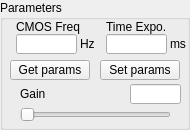
    <widget class="QGroupBox" name="PARAMS_STATIC">
     <property name="geometry">
      <rect>
       <x>10</x>
       <y>230</y>
       <width>190</width>
       <height>130</height>
      </rect>
     </property>
     <property name="mouseTracking">
      <bool>false</bool>
     </property>
     <property name="title">
      <string>Parameters</string>
     </property>
     <widget class="QLabel" name="GAIN_STATIC">
      <property name="geometry">
       <rect>
        <x>20</x>
        <y>87</y>
        <width>28</width>
        <height>14</height>
       </rect>
      </property>
      <property name="mouseTracking">
       <bool>false</bool>
      </property>
      <property name="text">
       <string>Gain</string>
      </property>
      <property name="alignment">
       <set>Qt::AlignLeading|Qt::AlignLeft|Qt::AlignVCenter</set>
      </property>
     </widget>
     <widget class="QLineEdit" name="GAIN_EDIT">
      <property name="geometry">
       <rect>
        <x>130</x>
        <y>84</y>
        <width>51</width>
        <height>20</height>
       </rect>
      </property>
      <property name="mouseTracking">
       <bool>false</bool>
      </property>
      <property name="focusPolicy">
       <enum>Qt::ClickFocus</enum>
      </property>
      <property name="alignment">
       <set>Qt::AlignRight|Qt::AlignTrailing|Qt::AlignVCenter</set>
      </property>
     </widget>
     <widget class="QSlider" name="GAIN_SLIDER">
      <property name="geometry">
       <rect>
        <x>20</x>
        <y>105</y>
        <width>151</width>
        <height>20</height>
       </rect>
      </property>
      <property name="mouseTracking">
       <bool>false</bool>
      </property>
      <property name="orientation">
       <enum>Qt::Horizontal</enum>
      </property>
     </widget>
     <widget class="QPushButton" name="SET_PARAMS_BUTTON">
      <property name="geometry">
       <rect>
        <x>100</x>
        <y>60</y>
        <width>80</width>
        <height>20</height>
       </rect>
      </property>
      <property name="mouseTracking">
       <bool>false</bool>
      </property>
      <property name="text">
       <string>Set params</string>
      </property>
     </widget>
     <widget class="QPushButton" name="GET_PARAMS_BUTTON">
      <property name="geometry">
       <rect>
        <x>10</x>
        <y>60</y>
        <width>80</width>
        <height>20</height>
       </rect>
      </property>
      <property name="mouseTracking">
       <bool>false</bool>
      </property>
      <property name="text">
       <string>Get params</string>
      </property>
     </widget>
     <widget class="QLineEdit" name="DUTY_EDIT">
      <property name="geometry">
       <rect>
        <x>106</x>
        <y>34</y>
        <width>61</width>
        <height>20</height>
       </rect>
      </property>
      <property name="mouseTracking">
       <bool>false</bool>
      </property>
      <property name="focusPolicy">
       <enum>Qt::ClickFocus</enum>
      </property>
      <property name="alignment">
       <set>Qt::AlignRight|Qt::AlignTrailing|Qt::AlignVCenter</set>
      </property>
     </widget>
     <widget class="QLineEdit" name="CCD_FREQ_EDIT">
      <property name="geometry">
       <rect>
        <x>16</x>
        <y>34</y>
        <width>61</width>
        <height>20</height>
       </rect>
      </property>
      <property name="mouseTracking">
       <bool>false</bool>
      </property>
      <property name="focusPolicy">
       <enum>Qt::ClickFocus</enum>
      </property>
      <property name="alignment">
       <set>Qt::AlignRight|Qt::AlignTrailing|Qt::AlignVCenter</set>
      </property>
     </widget>
     <widget class="QLabel" name="DUTY_UNIT">
      <property name="geometry">
       <rect>
        <x>170</x>
        <y>37</y>
        <width>21</width>
        <height>14</height>
       </rect>
      </property>
      <property name="mouseTracking">
       <bool>false</bool>
      </property>
      <property name="text">
       <string>ms</string>
      </property>
     </widget>
     <widget class="QLabel" name="DUTY">
      <property name="geometry">
       <rect>
        <x>106</x>
        <y>20</y>
        <width>85</width>
        <height>14</height>
       </rect>
      </property>
      <property name="mouseTracking">
       <bool>false</bool>
      </property>
      <property name="text">
       <string>Time Expo.</string>
      </property>
      <property name="alignment">
       <set>Qt::AlignLeading|Qt::AlignLeft|Qt::AlignVCenter</set>
      </property>
     </widget>
     <widget class="QLabel" name="CCD_FREQ">
      <property name="geometry">
       <rect>
        <x>16</x>
        <y>20</y>
        <width>85</width>
        <height>14</height>
       </rect>
      </property>
      <property name="mouseTracking">
       <bool>false</bool>
      </property>
      <property name="text">
       <string>CMOS Freq</string>
      </property>
      <property name="alignment">
       <set>Qt::AlignLeading|Qt::AlignLeft|Qt::AlignVCenter</set>
      </property>
     </widget>
     <widget class="QLabel" name="CCD_FREQ_UNIT">
      <property name="geometry">
       <rect>
        <x>80</x>
        <y>37</y>
        <width>21</width>
        <height>14</height>
       </rect>
      </property>
      <property name="mouseTracking">
       <bool>false</bool>
      </property>
      <property name="text">
       <string>Hz</string>
      </property>
     </widget>
    </widget>
